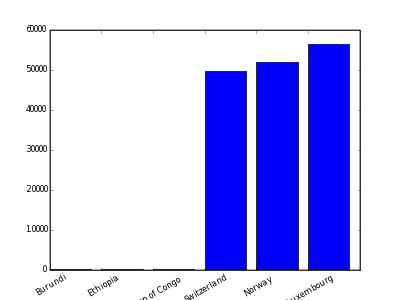

Generate this figure with Python:
import matplotlib
matplotlib.use('Agg')
from pylab import *
import calendar

def webshow(img):
    savefig(img,dpi=50)
    print 'Content-Type: text/html\n'
    print '<img width="400" height="300" src="'+img+'" />'
	
countries=['Burundi','Ethiopia','DRep of Congo','Switzerland','Norway','Luxembourg']
gnp=[90,110,110,49600,51810,56380] # GNP per capita (2004)
clf()
bar(arange(len(gnp)),gnp)
xticks( arange(len(countries)),countries, rotation=30)
webshow("barchart.png")
